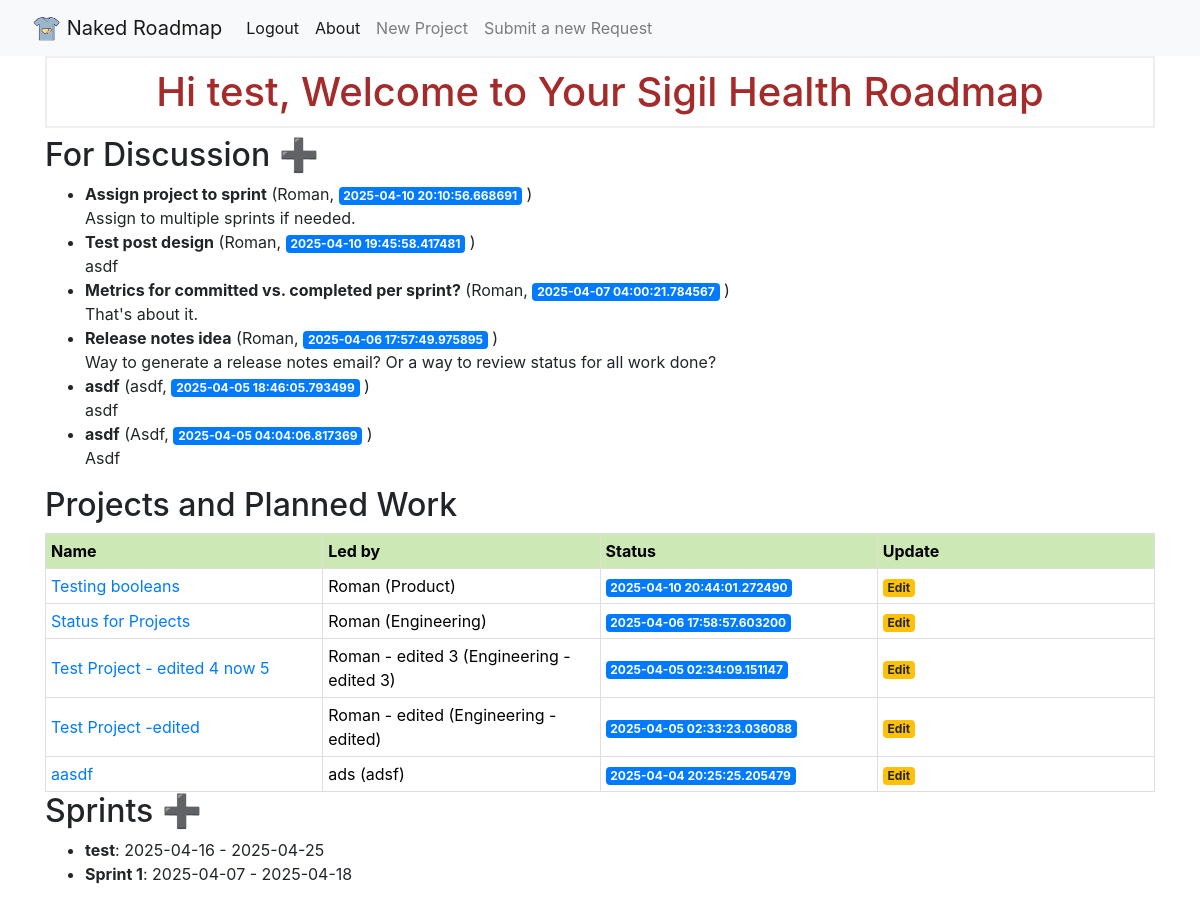
The page /index (signed in) on the database its author committed.
### app/models.py (models this page shows, shortened)
class User(UserMixin, db.Model):
    id: so.Mapped[int] = so.mapped_column(primary_key=True)
    username: so.Mapped[str] = so.mapped_column(sa.String(64), index=True, unique=True)
    email: so.Mapped[str] = so.mapped_column(sa.String(120), index=True, unique=True)
    password_hash: so.Mapped[Optional[str]] = so.mapped_column(sa.String(256))
    posts: so.WriteOnlyMapped['Post'] = so.relationship(back_populates='author')

class Request(db.Model):
    id: so.Mapped[int] = so.mapped_column(primary_key=True)
    created: so.Mapped[datetime] = so.mapped_column(index=True, default=lambda: datetime.now(timezone.utc))
    title: so.Mapped[str] = so.mapped_column(sa.TEXT())
    requested_by: so.Mapped[str] = so.mapped_column(sa.TEXT())
    details: so.Mapped[str] = so.mapped_column(sa.TEXT())
    user_id: so.Mapped[int] = so.mapped_column(sa.ForeignKey(User.id), index=True)

class Project(db.Model):
    __tablename__ = "project"
    id: so.Mapped[int] = so.mapped_column(primary_key=True)
    name: so.Mapped[str] = so.mapped_column(sa.TEXT())
    created: so.Mapped[datetime] = so.mapped_column(index=True, default=lambda: datetime.now(timezone.utc))
    dri: so.Mapped[str] = so.mapped_column(sa.TEXT())
    team: so.Mapped[str] = so.mapped_column(sa.TEXT())
    context: so.Mapped[str] = so.mapped_column(sa.TEXT())
    why: so.Mapped[str] = so.mapped_column(sa.TEXT())
    requirements: so.Mapped[str] = so.mapped_column(sa.TEXT())
    launch: so.Mapped[str] = so.mapped_column(sa.TEXT())
    backlog: so.Mapped[bool] = so.mapped_column(unique=False, default=False, nullable=True)
    discussion: so.Mapped[bool] = so.mapped_column(unique=False, default=True, nullable=True)

class Sprint(db.Model):
    id: so.Mapped[int] = so.mapped_column(primary_key=True)
    created: so.Mapped[datetime] = so.mapped_column(index=True, default=lambda: datetime.now(timezone.utc))
    title: so.Mapped[str] = so.mapped_column(sa.TEXT())
    date_start: so.Mapped[date] = so.mapped_column(index=True)
    date_end: so.Mapped[date] = so.mapped_column(index=True)
    goals: so.Mapped[str] = so.mapped_column(sa.TEXT(), nullable=True)
    status: so.Mapped[str] = so.mapped_column(sa.TEXT(), nullable=True)

### app/routes.py (the view)
@app.route('/')
@app.route('/index')
@login_required # If you want to toggle someone forced to log in to see roadmap, you can use this.
def index():
    projects = (
        Project.query
        .filter(Project.discussion == True)
        .order_by(Project.created.desc())
        .all()
    )
    backlog = (
        Project.query
        .filter(Project.backlog == True)
        .order_by(Project.created.desc())
        .all()
    )
    submittedrequests = (
        Request.query
        .order_by(Request.created.desc())
        .all()
    )
    sprints = (
        Sprint.query
        .order_by(Sprint.date_start.desc())
        .all()
    )
    return render_template('index.html', title='Home', projects=projects, requests=submittedrequests, config=Config, sprints=sprints, backlog=backlog)

### app/models.py (called while the page is built)
@login.user_loader
def load_user(id):
    return db.session.get(User, int(id))

### app/templates/index.html
{% extends 'base.html' %}
{% block content %}
    <h1>{% block title %}Hi {{ current_user.username }}, Welcome to Your {{ config.company_name }} Roadmap{% endblock %}</h1>
    <h2>For Discussion <a href="{{url_for('submitrequest')}}">➕</a></h2>
    <ul>
        {% for request in requests %}
        <li><strong>{{request.title}}</strong> ({{request.requested_by}}, <span class="badge badge-primary">{{ request.created }}</span> )<br>
        {{request.details}}</li>
        {% endfor %}
    </ul>
    <h2>Projects and Planned Work</h2>
    <div class="table_projects" role="region" tabindex="0">
        <table>
            <thead>
                <tr>
                    <th>Name</th>
                    <th>Led by</th>
                    <th>Status</th>
                    <th>Update</th>
                </tr>
            </thead>
            <tbody>
                {% for project in projects %}
                <tr>
                    <td>
                        <a href="{{ url_for('project', project_id=project['id']) }}">{{ project.name }}</a>
                    </td>
                    <td>{{ project.dri }} ({{ project.team }})</td>
                    <td>
                        <span class="badge badge-primary">{{ project.created }}</span>
                    </td>
                    <td>
                        <a href="{{ url_for('edit', project_id=project.id) }}"><span class="badge badge-warning">Edit</span></a>
                    </td>
                </tr>
                {% endfor %}
            </tbody>
        </table>
    </div>
    <h2>Sprints <a href="{{url_for('createSprint')}}">➕</a></h2>
    <ul>
        {% for sprint in sprints %}
        <li><strong>{{sprint.title}}</strong>: {{sprint.date_start}} - {{ sprint.date_end }}<br>
        </li>
        {% endfor %}
    </ul>
{% endblock %}

### app/templates/base.html (shortened to what this page needs)
<!doctype html>
<html lang="en">
  <head>
    <link rel="stylesheet" href="https://stackpath.bootstrapcdn.com/bootstrap/4.3.1/css/bootstrap.min.css">
    <link rel="stylesheet" type="text/css" href={{ url_for('static', filename='style.css')}}>
  </head>
  <body>
    <nav class="navbar navbar-expand-md navbar-light bg-light">
        <a class="navbar-brand" href="{{ url_for('index')}}">
          Naked Roadmap</a>
        <div class="collapse navbar-collapse" id="navbarNav">
            <ul class="navbar-nav">
            {% if current_user.is_anonymous %}
            <li class="nav-item active">
              <a class="nav-link" href="{{ url_for('login') }}">Login</a>
            </li>
            {% else %}
            <li class="nav-item active">
              <a class="nav-link" href="{{ url_for('logout') }}">Logout</a>
            </li>
            {% endif %}
            <li class="nav-item active">
                <a class="nav-link" href="#">About</a>
            </li>
            <li class="nav-item">
              <a class="nav-link" href="{{url_for('create')}}">New Project</a>
            </li>
            <li class="nav-item">
              <a class="nav-link" href="{{url_for('submitrequest')}}">Submit a new Request</a>
            </li>
            </ul>
        </div>
    </nav>
    <div class="container">
        {% block content %} {% endblock %}
    </div>
  </body>
</html>

### app/static/style.css (style rules this page uses)
h1 { border: 2px #eee solid; color: brown; text-align: center; padding: 10px; }
.table_projects { overflow: auto; width: 100%; }
.table_projects table { border: 1px solid #dededf; height: 100%; width: 100%; table-layout: fixed; border-collapse: collapse; border-spacing: 1px; text-align: left; }
.table_projects th { border: 1px solid #dededf; background-color: #cce8b5; color: #000000; padding: 5px; }
.table_projects td { border: 1px solid #dededf; background-color: #ffffff; color: #000000; padding: 5px; }

### rows shown on the page
User: username "test"
Request: title "Assign project to sprint", requested_by "Roman", created "2025-04-10 20:10:56.668691", details "Assign to multiple sprints if needed."
Request: title "Test post design", requested_by "Roman", created "2025-04-10 19:45:58.417481", details "asdf"
Request: title "Metrics for committed vs. completed per sprint?", requested_by "Roman", created "2025-04-07 04:00:21.784567", details "That's about it."
Request: title "Release notes idea", requested_by "Roman", created "2025-04-06 17:57:49.975895", details "Way to generate a release notes email? Or a way to review status for all work done?"
Request: title "asdf", requested_by "asdf", created "2025-04-05 18:46:05.793499", details "asdf"
Request: title "asdf", requested_by "Asdf", created "2025-04-05 04:04:06.817369", details "Asdf"
Project: name "Testing booleans", dri "Roman", team "Product", created "2025-04-10 20:44:01.272490"
Project: name "Status for Projects", dri "Roman", team "Engineering", created "2025-04-06 17:58:57.603200"
Project: name "Test Project - edited 4 now 5", dri "Roman - edited 3", team "Engineering - edited 3", created "2025-04-05 02:34:09.151147"
Project: name "Test Project -edited", dri "Roman - edited", team "Engineering - edited", created "2025-04-05 02:33:23.036088"
Project: name "aasdf", dri "ads", team "adsf", created "2025-04-04 20:25:25.205479"
Sprint: title "test", date_start "2025-04-16", date_end "2025-04-25"
Sprint: title "Sprint 1", date_start "2025-04-07", date_end "2025-04-18"

### other values the page prints
{{ config.company_name }} "Sigil Health"
